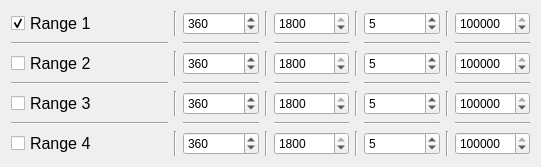
     <widget class="QWidget" name="gridLayoutWidget_9">
      <property name="geometry">
       <rect>
        <x>440</x>
        <y>650</y>
        <width>541</width>
        <height>164</height>
       </rect>
      </property>
      <layout class="QGridLayout" name="gridLayout_dev">
       <item row="1" column="4">
        <widget class="Line" name="line_33">
         <property name="orientation">
          <enum>Qt::Horizontal</enum>
         </property>
        </widget>
       </item>
       <item row="2" column="6">
        <widget class="QDoubleSpinBox" name="stepNM_R2">
         <property name="suffix">
          <string/>
         </property>
         <property name="decimals">
          <number>0</number>
         </property>
         <property name="minimum">
          <double>1.000000000000000</double>
         </property>
         <property name="maximum">
          <double>100.000000000000000</double>
         </property>
         <property name="value">
          <double>5.000000000000000</double>
         </property>
        </widget>
       </item>
       <item row="0" column="1">
        <widget class="Line" name="line_47">
         <property name="orientation">
          <enum>Qt::Vertical</enum>
         </property>
        </widget>
       </item>
       <item row="1" column="2">
        <widget class="Line" name="line_34">
         <property name="orientation">
          <enum>Qt::Horizontal</enum>
         </property>
        </widget>
       </item>
       <item row="4" column="6">
        <widget class="QDoubleSpinBox" name="stepNM_R3">
         <property name="suffix">
          <string/>
         </property>
         <property name="decimals">
          <number>0</number>
         </property>
         <property name="minimum">
          <double>1.000000000000000</double>
         </property>
         <property name="maximum">
          <double>100.000000000000000</double>
         </property>
         <property name="value">
          <double>5.000000000000000</double>
         </property>
        </widget>
       </item>
       <item row="5" column="0">
        <widget class="Line" name="line_38">
         <property name="orientation">
          <enum>Qt::Horizontal</enum>
         </property>
        </widget>
       </item>
       <item row="6" column="4">
        <widget class="QDoubleSpinBox" name="stopNM_R4">
         <property name="suffix">
          <string/>
         </property>
         <property name="decimals">
          <number>0</number>
         </property>
         <property name="minimum">
          <double>350.000000000000000</double>
         </property>
         <property name="maximum">
          <double>1800.000000000000000</double>
         </property>
         <property name="value">
          <double>1800.000000000000000</double>
         </property>
        </widget>
       </item>
       <item row="1" column="6">
        <widget class="Line" name="line_35">
         <property name="orientation">
          <enum>Qt::Horizontal</enum>
         </property>
        </widget>
       </item>
       <item row="6" column="5">
        <widget class="Line" name="line_58">
         <property name="orientation">
          <enum>Qt::Vertical</enum>
         </property>
        </widget>
       </item>
       <item row="1" column="0">
        <widget class="Line" name="line_30">
         <property name="orientation">
          <enum>Qt::Horizontal</enum>
         </property>
        </widget>
       </item>
       <item row="4" column="4">
        <widget class="QDoubleSpinBox" name="stopNM_R3">
         <property name="suffix">
          <string/>
         </property>
         <property name="decimals">
          <number>0</number>
         </property>
         <property name="minimum">
          <double>350.000000000000000</double>
         </property>
         <property name="maximum">
          <double>1800.000000000000000</double>
         </property>
         <property name="value">
          <double>1800.000000000000000</double>
         </property>
        </widget>
       </item>
       <item row="5" column="4">
        <widget class="Line" name="line_43">
         <property name="orientation">
          <enum>Qt::Horizontal</enum>
         </property>
        </widget>
       </item>
       <item row="4" column="0">
        <widget class="QCheckBox" name="Range3">
         <property name="font">
          <font>
           <pointsize>12</pointsize>
          </font>
         </property>
         <property name="text">
          <string>Range 3</string>
         </property>
        </widget>
       </item>
       <item row="4" column="5">
        <widget class="Line" name="line_57">
         <property name="orientation">
          <enum>Qt::Vertical</enum>
         </property>
        </widget>
       </item>
       <item row="0" column="8">
        <widget class="QDoubleSpinBox" name="pickAmp_R1">
         <property name="decimals">
          <number>0</number>
         </property>
         <property name="minimum">
          <double>100.000000000000000</double>
         </property>
         <property name="maximum">
          <double>100000000.000000000000000</double>
         </property>
         <property name="singleStep">
          <double>1000.000000000000000</double>
         </property>
         <property name="value">
          <double>100000.000000000000000</double>
         </property>
        </widget>
       </item>
       <item row="3" column="0">
        <widget class="Line" name="line_37">
         <property name="orientation">
          <enum>Qt::Horizontal</enum>
         </property>
        </widget>
       </item>
       <item row="0" column="0">
        <widget class="QCheckBox" name="Range1">
         <property name="font">
          <font>
           <pointsize>12</pointsize>
           <italic>false</italic>
          </font>
         </property>
         <property name="text">
          <string>Range 1                </string>
         </property>
         <property name="checked">
          <bool>true</bool>
         </property>
        </widget>
       </item>
       <item row="2" column="3">
        <widget class="Line" name="line_52">
         <property name="orientation">
          <enum>Qt::Vertical</enum>
         </property>
        </widget>
       </item>
       <item row="2" column="0">
        <widget class="QCheckBox" name="Range2">
         <property name="font">
          <font>
           <pointsize>12</pointsize>
          </font>
         </property>
         <property name="text">
          <string>Range 2</string>
         </property>
        </widget>
       </item>
       <item row="5" column="2">
        <widget class="Line" name="line_42">
         <property name="orientation">
          <enum>Qt::Horizontal</enum>
         </property>
        </widget>
       </item>
       <item row="2" column="8">
        <widget class="QDoubleSpinBox" name="pickAmp_R2">
         <property name="decimals">
          <number>0</number>
         </property>
         <property name="minimum">
          <double>100.000000000000000</double>
         </property>
         <property name="maximum">
          <double>100000000.000000000000000</double>
         </property>
         <property name="singleStep">
          <double>1000.000000000000000</double>
         </property>
         <property name="value">
          <double>100000.000000000000000</double>
         </property>
        </widget>
       </item>
       <item row="3" column="6">
        <widget class="Line" name="line_41">
         <property name="orientation">
          <enum>Qt::Horizontal</enum>
         </property>
        </widget>
       </item>
       <item row="0" column="4">
        <widget class="QDoubleSpinBox" name="stopNM_R1">
         <property name="suffix">
          <string/>
         </property>
         <property name="decimals">
          <number>0</number>
         </property>
         <property name="minimum">
          <double>350.000000000000000</double>
         </property>
         <property name="maximum">
          <double>1800.000000000000000</double>
         </property>
         <property name="value">
          <double>1800.000000000000000</double>
         </property>
        </widget>
       </item>
       <item row="4" column="1">
        <widget class="Line" name="line_49">
         <property name="orientation">
          <enum>Qt::Vertical</enum>
         </property>
        </widget>
       </item>
       <item row="0" column="5">
        <widget class="Line" name="line_55">
         <property name="orientation">
          <enum>Qt::Vertical</enum>
         </property>
        </widget>
       </item>
       <item row="4" column="7">
        <widget class="Line" name="line_60">
         <property name="orientation">
          <enum>Qt::Vertical</enum>
         </property>
        </widget>
       </item>
       <item row="3" column="8">
        <widget class="Line" name="line_45">
         <property name="orientation">
          <enum>Qt::Horizontal</enum>
         </property>
        </widget>
       </item>
       <item row="0" column="3">
        <widget class="Line" name="line_51">
         <property name="orientation">
          <enum>Qt::Vertical</enum>
         </property>
        </widget>
       </item>
       <item row="2" column="1">
        <widget class="Line" name="line_48">
         <property name="orientation">
          <enum>Qt::Vertical</enum>
         </property>
        </widget>
       </item>
       <item row="3" column="4">
        <widget class="Line" name="line_40">
         <property name="orientation">
          <enum>Qt::Horizontal</enum>
         </property>
        </widget>
       </item>
       <item row="6" column="7">
        <widget class="Line" name="line_59">
         <property name="orientation">
          <enum>Qt::Vertical</enum>
         </property>
        </widget>
       </item>
       <item row="5" column="6">
        <widget class="Line" name="line_44">
         <property name="orientation">
          <enum>Qt::Horizontal</enum>
         </property>
        </widget>
       </item>
       <item row="4" column="2">
        <widget class="QDoubleSpinBox" name="startNM_R3">
         <property name="suffix">
          <string/>
         </property>
         <property name="decimals">
          <number>0</number>
         </property>
         <property name="minimum">
          <double>355.000000000000000</double>
         </property>
         <property name="maximum">
          <double>2500.000000000000000</double>
         </property>
         <property name="value">
          <double>360.000000000000000</double>
         </property>
        </widget>
       </item>
       <item row="1" column="8">
        <widget class="Line" name="line_36">
         <property name="orientation">
          <enum>Qt::Horizontal</enum>
         </property>
        </widget>
       </item>
       <item row="6" column="3">
        <widget class="Line" name="line_54">
         <property name="orientation">
          <enum>Qt::Vertical</enum>
         </property>
        </widget>
       </item>
       <item row="5" column="8">
        <widget class="Line" name="line_46">
         <property name="orientation">
          <enum>Qt::Horizontal</enum>
         </property>
        </widget>
       </item>
       <item row="2" column="2">
        <widget class="QDoubleSpinBox" name="startNM_R2">
         <property name="suffix">
          <string/>
         </property>
         <property name="decimals">
          <number>0</number>
         </property>
         <property name="minimum">
          <double>355.000000000000000</double>
         </property>
         <property name="maximum">
          <double>2500.000000000000000</double>
         </property>
         <property name="value">
          <double>360.000000000000000</double>
         </property>
        </widget>
       </item>
       <item row="6" column="1">
        <widget class="Line" name="line_50">
         <property name="orientation">
          <enum>Qt::Vertical</enum>
         </property>
        </widget>
       </item>
       <item row="2" column="4">
        <widget class="QDoubleSpinBox" name="stopNM_R2">
         <property name="suffix">
          <string/>
         </property>
         <property name="decimals">
          <number>0</number>
         </property>
         <property name="minimum">
          <double>350.000000000000000</double>
         </property>
         <property name="maximum">
          <double>1800.000000000000000</double>
         </property>
         <property name="value">
          <double>1800.000000000000000</double>
         </property>
        </widget>
       </item>
       <item row="0" column="6">
        <widget class="QDoubleSpinBox" name="stepNM_R1">
         <property name="suffix">
          <string/>
         </property>
         <property name="decimals">
          <number>0</number>
         </property>
         <property name="minimum">
          <double>1.000000000000000</double>
         </property>
         <property name="maximum">
          <double>100.000000000000000</double>
         </property>
         <property name="value">
          <double>5.000000000000000</double>
         </property>
        </widget>
       </item>
       <item row="2" column="7">
        <widget class="Line" name="line_61">
         <property name="orientation">
          <enum>Qt::Vertical</enum>
         </property>
        </widget>
       </item>
       <item row="3" column="2">
        <widget class="Line" name="line_39">
         <property name="orientation">
          <enum>Qt::Horizontal</enum>
         </property>
        </widget>
       </item>
       <item row="4" column="8">
        <widget class="QDoubleSpinBox" name="pickAmp_R3">
         <property name="decimals">
          <number>0</number>
         </property>
         <property name="minimum">
          <double>100.000000000000000</double>
         </property>
         <property name="maximum">
          <double>100000000.000000000000000</double>
         </property>
         <property name="singleStep">
          <double>1000.000000000000000</double>
         </property>
         <property name="value">
          <double>100000.000000000000000</double>
         </property>
        </widget>
       </item>
       <item row="6" column="6">
        <widget class="QDoubleSpinBox" name="stepNM_R4">
         <property name="suffix">
          <string/>
         </property>
         <property name="decimals">
          <number>0</number>
         </property>
         <property name="minimum">
          <double>1.000000000000000</double>
         </property>
         <property name="maximum">
          <double>100.000000000000000</double>
         </property>
         <property name="value">
          <double>5.000000000000000</double>
         </property>
        </widget>
       </item>
       <item row="4" column="3">
        <widget class="Line" name="line_53">
         <property name="orientation">
          <enum>Qt::Vertical</enum>
         </property>
        </widget>
       </item>
       <item row="0" column="7">
        <widget class="Line" name="line_62">
         <property name="orientation">
          <enum>Qt::Vertical</enum>
         </property>
        </widget>
       </item>
       <item row="2" column="5">
        <widget class="Line" name="line_56">
         <property name="orientation">
          <enum>Qt::Vertical</enum>
         </property>
        </widget>
       </item>
       <item row="0" column="2">
        <widget class="QDoubleSpinBox" name="startNM_R1">
         <property name="suffix">
          <string/>
         </property>
         <property name="decimals">
          <number>0</number>
         </property>
         <property name="minimum">
          <double>355.000000000000000</double>
         </property>
         <property name="maximum">
          <double>2500.000000000000000</double>
         </property>
         <property name="value">
          <double>360.000000000000000</double>
         </property>
        </widget>
       </item>
       <item row="6" column="2">
        <widget class="QDoubleSpinBox" name="startNM_R4">
         <property name="suffix">
          <string/>
         </property>
         <property name="decimals">
          <number>0</number>
         </property>
         <property name="minimum">
          <double>355.000000000000000</double>
         </property>
         <property name="maximum">
          <double>2500.000000000000000</double>
         </property>
         <property name="value">
          <double>360.000000000000000</double>
         </property>
        </widget>
       </item>
       <item row="6" column="0">
        <widget class="QCheckBox" name="Range4">
         <property name="font">
          <font>
           <pointsize>12</pointsize>
          </font>
         </property>
         <property name="text">
          <string>Range 4</string>
         </property>
        </widget>
       </item>
       <item row="6" column="8">
        <widget class="QDoubleSpinBox" name="pickAmp_R4">
         <property name="decimals">
          <number>0</number>
         </property>
         <property name="minimum">
          <double>100.000000000000000</double>
         </property>
         <property name="maximum">
          <double>100000000.000000000000000</double>
         </property>
         <property name="singleStep">
          <double>1000.000000000000000</double>
         </property>
         <property name="value">
          <double>100000.000000000000000</double>
         </property>
        </widget>
       </item>
      </layout>
     </widget>
